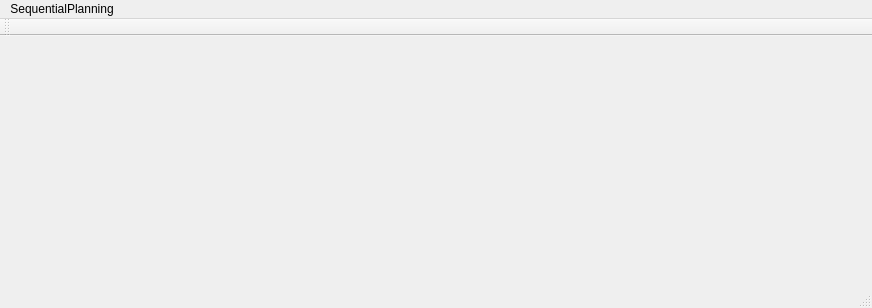
<?xml version="1.0" encoding="UTF-8"?>
<ui version="4.0">
 <class>MainWindow</class>
 <widget class="QMainWindow" name="MainWindow">
  <property name="geometry">
   <rect>
    <x>0</x>
    <y>0</y>
    <width>872</width>
    <height>308</height>
   </rect>
  </property>
  <property name="windowTitle">
   <string>Exp. Env. for AGMO</string>
  </property>
  <property name="windowIcon">
   <iconset resource="icon.qrc">
    <normaloff>:/resource/resource/583236.png</normaloff>:/resource/resource/583236.png</iconset>
  </property>
  <widget class="QWidget" name="centralWidget"/>
  <widget class="QMenuBar" name="menuBar">
   <property name="geometry">
    <rect>
     <x>0</x>
     <y>0</y>
     <width>872</width>
     <height>26</height>
    </rect>
   </property>
   <widget class="QMenu" name="menu">
    <property name="title">
     <string>SequentialPlanning</string>
    </property>
    <addaction name="actionTest"/>
   </widget>
   <addaction name="menu"/>
  </widget>
  <widget class="QToolBar" name="mainToolBar">
   <property name="iconSize">
    <size>
     <width>20</width>
     <height>20</height>
    </size>
   </property>
   <property name="toolButtonStyle">
    <enum>Qt::ToolButtonTextBesideIcon</enum>
   </property>
   <attribute name="toolBarArea">
    <enum>TopToolBarArea</enum>
   </attribute>
   <attribute name="toolBarBreak">
    <bool>false</bool>
   </attribute>
  </widget>
  <widget class="QStatusBar" name="statusBar"/>
  <action name="actionTest">
   <property name="text">
    <string>test</string>
   </property>
  </action>
 </widget>
 <layoutdefault spacing="6" margin="11"/>
 <resources>
  <include location="icon.qrc"/>
 </resources>
 <connections/>
</ui>
